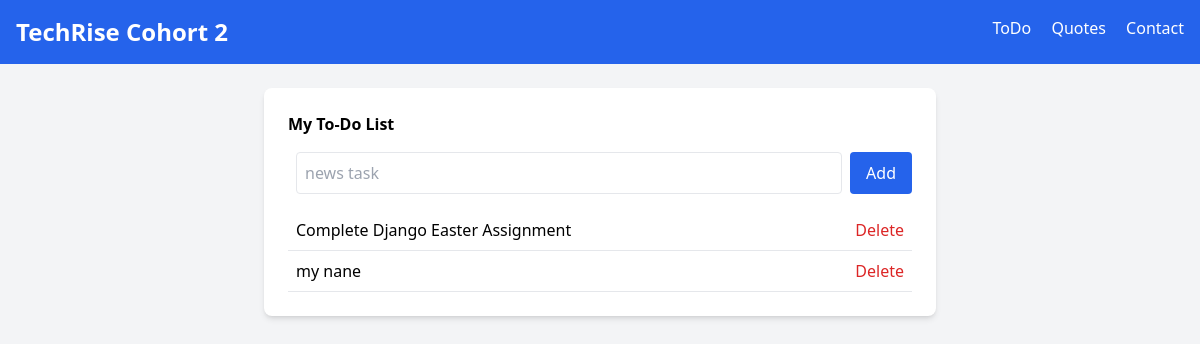
Before: / with the older database file.
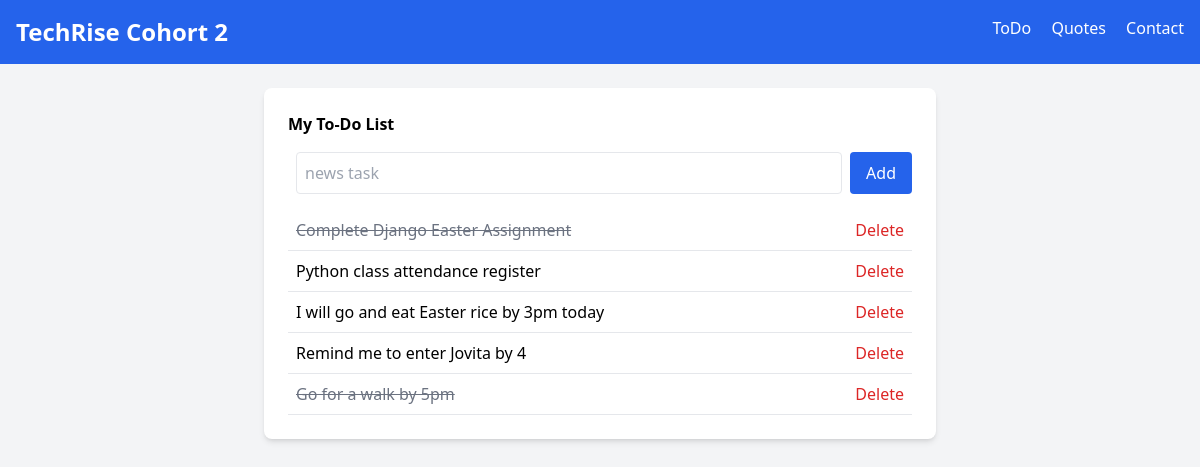
After: the same page with the newer database file.
### todo/models.py (models this page shows, shortened)
class Task(models.Model):
    title = models.CharField(max_length=255)
    completed = models.BooleanField(default=False)

### todo/views.py (the view)
# urls.py: path('', views.task_list, name = 'task_list'),
def task_list(request):
    tasks =Task.objects.all()
    if request.method == "POST":
        title = request.POST.get('title')
        if title:
            Task.objects.create(title=title)
            return
        redirect('todo:task_list')
    return render(request, 'todo/task_list.html',{'tasks': tasks})

### todo/templates/todo/task_list.html (shortened to what this page needs)
{% extends 'base.html' %}
{% block content %}
<div class="max-w-2xl mx-auto bg-white shadow-md rounded-lg p-6">
    <h2 class="text -xl font-semibold mb-4">My To-Do List</h2>
    <form method="post" class="flex space-x-2 mb-4">
        <input type="text" name="title" placeholder="news task" class="flex-1 p-2 border rounded">
        <button type="submit" class="bg-blue-600 text-white px-4 py-2 rounded hover:bg-blue-800">Add</button>
    </form>
    <ul>
        {% for task in tasks %}
        <li class="flex justify-between items-center p-2 border-b">
            <span class="{% if task.completed %} line-through text-gray-500{% endif %}">{{ task.title }}</span>
            <div class="flex space-x-2">
                <form method="post" action="{% url 'todo:delete_task' task.id %}">
                    <button class="text-red-600 hover:underline">Delete</button>
                </form>
            </div>
        </li>
        {% empty %}
        <li class="text-gray-500">No task yet!</li>
        {% endfor %}
    </ul>
</div>
{% endblock %}

### templates/base.html (shortened to what this page needs)
<!DOCTYPE html>
<html lang="en">
<head>
    <script src="https://cdn.tailwindcss.com"></script>
</head>
<body class="bg-gray-100 font-sans leading-normal -tracking-normal">
    <nav class="bg-blue-600 p-4 text-white">
        <div class="flex justify-between">
            <h1 class="text-2xl font-bold"> TechRise Cohort 2</h1>
            <div class="space-x-4" >
                <a href="{% url 'todo:task_list' %}" class="hover:underline">ToDo</a>
                <a href="{% url 'quotes:quote_view' %}" class="hover:underline">Quotes</a>
                <a href="{% url 'contact:contact_view' %}" class="hover:underline">Contact</a>
            </div>
        </div>
    </nav>
    <div class="p-6">
        {% block content %} {% endblock %}
    </div>
</body>
</html>

Changed rows visible on the page:
changed Task "Complete Django Easter Assignment": completed False → True (drawn)
changed Task: title "my nane" → "Python class attendance register"
added Task: title "I will go and eat Easter rice by 3pm today"
added Task: title "Remind me to enter Jovita by 4"
added Task: title "Go for a walk by 5pm", completed True (drawn)
